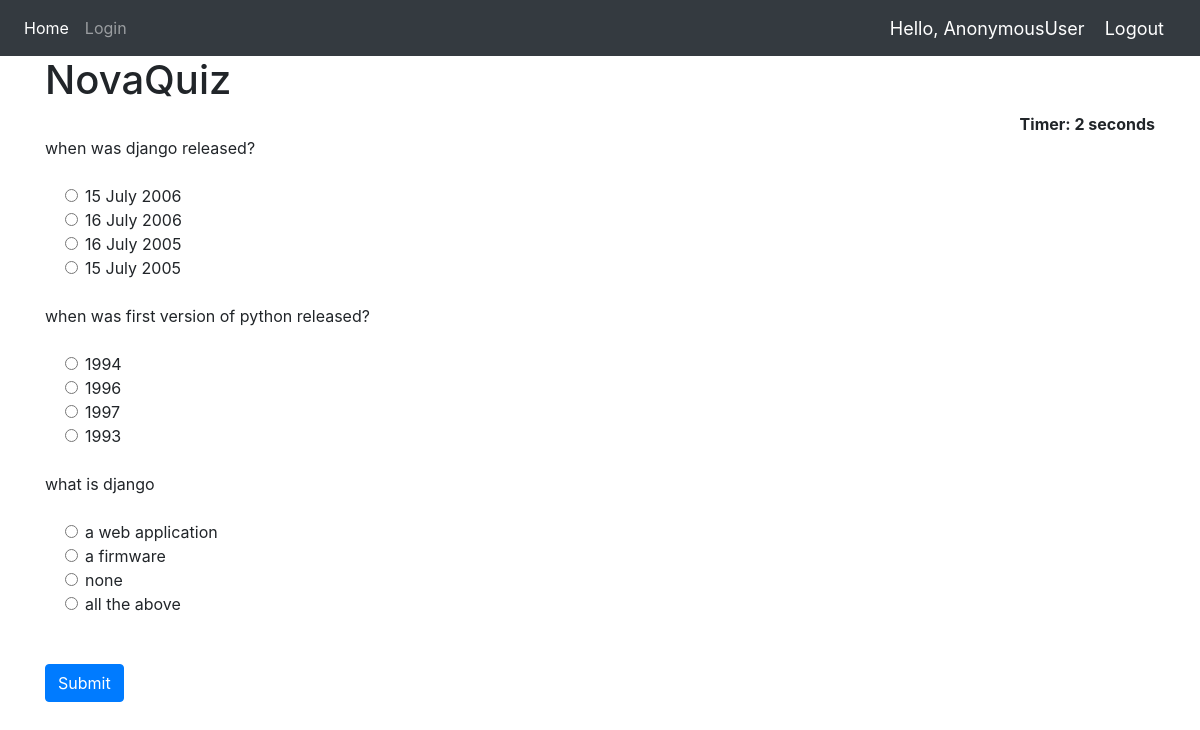
The app's page /quiz/ with its own data.
### Quiz/models.py (models this page shows, shortened)
class QuesModel(models.Model):
    question = models.CharField(max_length=200,null=True)
    op1 = models.CharField(max_length=200,null=True)
    op2 = models.CharField(max_length=200,null=True)
    op3 = models.CharField(max_length=200,null=True)
    op4 = models.CharField(max_length=200,null=True)
    ans = models.CharField(max_length=200,null=True)

### Quiz/views.py (the view)
# urls.py: 2. Add a URL to urlpatterns:  path('', views.home, name='home')
def home(request):
    if request.method == 'POST':
        print(request.POST)
        questions=QuesModel.objects.all()
        score=0
        wrong=0
        correct=0
        total=0
        for q in questions:
            total+=1
            print(request.POST.get(q.question))
            print(q.ans)
            print()
            if q.ans ==  request.POST.get(q.question):
                score+=1
                correct+=1
            else:
                wrong+=1
        percent = score/(total) *100
        context = {
            'score':score,
            'time': request.POST.get('timer'),
            'correct':correct,
            'wrong':wrong,
            'percent':percent,
            'total':total
        }
        return render(request,'Quiz/result.html',context)
    else:
        questions=QuesModel.objects.all()
        context = {
            'questions':questions
        }
        return render(request,'Quiz/home.html',context)

### Quiz/templates/Quiz/home.html (shortened to what this page needs)
{% extends 'Quiz/dependencies.html' %}
{% block content %}
{% load static %}
<div class="container ">
<h1>NovaQuiz</h1>
<div align="right " id="displaytimer"><b>Timer: 0 seconds</b></div>
 <form method='post' action=''>
    {% for q  in questions%}
    <div class="form-group">
      <label for="question">{{q.question}}</label>
    </div>
    <div class="form-check">
        <div class="form-check">
            <input class="form-check-input" type="radio" name="{{q.question}}" id="gridRadios1" value="option1">
            <label class="form-check-label" for="gridRadios1">
                {{q.op1}}
            </label>
        </div>
        <div class="form-check">
            <input class="form-check-input" type="radio" name="{{q.question}}" id="gridRadios2" value="option2">
            <label class="form-check-label" for="gridRadios2">
                {{q.op2}}
            </label>
        </div>
        <div class="form-check">
            <input class="form-check-input" type="radio" name="{{q.question}}" id="gridRadios1" value="option3">
            <label class="form-check-label" for="gridRadios1">
                {{q.op3}}
            </label>
        </div>
        <div class="form-check">
            <input class="form-check-input" type="radio" name="{{q.question}}" id="gridRadios2" value="option4">
            <label class="form-check-label" for="gridRadios2">
                {{q.op4}}
            </label>
        </div>
        <br>
    </div>
    {% endfor %}
    <br>
    <button type="submit" class="btn btn-primary">Submit</button>
  </form>
</div>
{% endblock %}

### Quiz/templates/Quiz/dependencies.html (shortened to what this page needs)
{% load static %}
<html>
    <head>
        <link rel="stylesheet" href="https://stackpath.bootstrapcdn.com/bootstrap/4.5.0/css/bootstrap.min.css">
    </head>
    <body>
        {% include 'Quiz/navbar.html' %}
        {% block content %}
        {% endblock %}
        <br>
    </body>
</html>

### Quiz/templates/Quiz/navbar.html (shortened to what this page needs)
{% load static %}
<nav class="navbar navbar-expand-lg navbar-dark bg-dark">
  <div class="collapse navbar-collapse" id="navbarNav">
    <ul class="navbar-nav">
      <li class="nav-item active">
        <a class="nav-link" href="{% url 'quiz' %}">Home</a>
      </li>
      <li class="nav-item">
        <a class="nav-link" href="{% url 'login' %}">Login</a>
      </li>
    </ul>
  </div>
  <span class="greet">Hello, {{request.user}}</span>
  <span ><a  class="greet" href="{% url 'logout' %}">Logout</a></span>
</nav>

### Quiz/templates/Quiz/navbar.html (style rules this page uses)
.greet { font-size: 18px; color: #fff; margin-right: 20px; }

### records on screen
QuesModel: question "when was django released?", op1 "15 July 2006", op2 "16 July 2006", op3 "16 July 2005", op4 "15 July 2005"
QuesModel: question "when was first version of python released?", op1 "1994", op2 "1996", op3 "1997", op4 "1993"
QuesModel: question "what is django", op1 "a web application", op2 "a firmware", op3 "none", op4 "all the above"

### other values on screen
{{ request.user }} "AnonymousUser"
